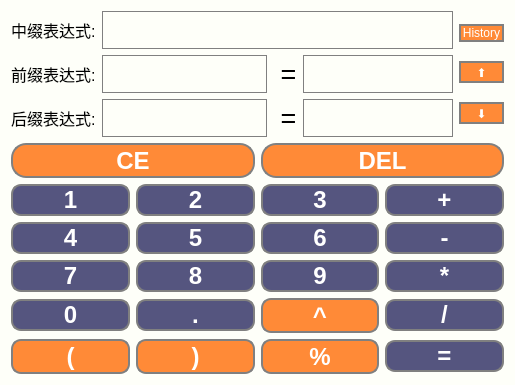
<?xml version="1.0" encoding="UTF-8"?>
<ui version="4.0">
 <class>MainWindow</class>
 <widget class="QMainWindow" name="MainWindow">
  <property name="geometry">
   <rect>
    <x>0</x>
    <y>0</y>
    <width>515</width>
    <height>345</height>
   </rect>
  </property>
  <property name="sizePolicy">
   <sizepolicy hsizetype="Expanding" vsizetype="Expanding">
    <horstretch>0</horstretch>
    <verstretch>0</verstretch>
   </sizepolicy>
  </property>
  <property name="windowTitle">
   <string>MainWindow</string>
  </property>
  <property name="styleSheet">
   <string notr="true">background-color: rgb(254, 255, 249);</string>
  </property>
  <widget class="QWidget" name="centralWidget">
   <layout class="QHBoxLayout" name="horizontalLayout_5" stretch="0,0">
    <item>
     <layout class="QVBoxLayout" name="verticalLayout_2">
      <item>
       <layout class="QHBoxLayout" name="horizontalLayout_4">
        <item>
         <layout class="QVBoxLayout" name="verticalLayout_5">
          <item>
           <widget class="QLabel" name="label_2">
            <property name="font">
             <font>
              <family>Arial</family>
              <pointsize>12</pointsize>
              <weight>9</weight>
              <italic>false</italic>
              <bold>false</bold>
             </font>
            </property>
            <property name="styleSheet">
             <string notr="true">
font: 75 12pt &quot;Arial&quot;;</string>
            </property>
            <property name="text">
             <string>中缀表达式:</string>
            </property>
           </widget>
          </item>
          <item>
           <widget class="QLabel" name="label_3">
            <property name="font">
             <font>
              <family>Arial</family>
              <pointsize>12</pointsize>
              <weight>9</weight>
              <italic>false</italic>
              <bold>false</bold>
             </font>
            </property>
            <property name="styleSheet">
             <string notr="true">font: 75 12pt &quot;Arial&quot;;</string>
            </property>
            <property name="text">
             <string>前缀表达式:</string>
            </property>
           </widget>
          </item>
          <item>
           <widget class="QLabel" name="label_4">
            <property name="font">
             <font>
              <family>Arial</family>
              <pointsize>12</pointsize>
              <weight>9</weight>
              <italic>false</italic>
              <bold>false</bold>
             </font>
            </property>
            <property name="styleSheet">
             <string notr="true">font: 75 12pt &quot;Arial&quot;;</string>
            </property>
            <property name="text">
             <string>后缀表达式:</string>
            </property>
           </widget>
          </item>
         </layout>
        </item>
        <item>
         <layout class="QVBoxLayout" name="verticalLayout">
          <item>
           <layout class="QHBoxLayout" name="horizontalLayout">
            <item>
             <widget class="QLineEdit" name="Input">
              <property name="minimumSize">
               <size>
                <width>0</width>
                <height>0</height>
               </size>
              </property>
              <property name="font">
               <font>
                <family>Adobe Arabic</family>
                <pointsize>18</pointsize>
               </font>
              </property>
              <property name="styleSheet">
               <string notr="true">QLineEdit{
	border:1px solid gray;
}</string>
              </property>
             </widget>
            </item>
           </layout>
          </item>
          <item>
           <layout class="QHBoxLayout" name="horizontalLayout_2">
            <item>
             <widget class="QLineEdit" name="preexp">
              <property name="font">
               <font>
                <family>Adobe Arabic</family>
                <pointsize>18</pointsize>
               </font>
              </property>
              <property name="styleSheet">
               <string notr="true">QLineEdit{
	border:1px solid gray;
}</string>
              </property>
             </widget>
            </item>
            <item>
             <widget class="QLabel" name="label_5">
              <property name="font">
               <font>
                <family>Arial</family>
                <pointsize>20</pointsize>
                <weight>9</weight>
                <italic>false</italic>
                <bold>false</bold>
               </font>
              </property>
              <property name="styleSheet">
               <string notr="true">font: 75 20pt &quot;Arial&quot;;</string>
              </property>
              <property name="text">
               <string> =</string>
              </property>
             </widget>
            </item>
            <item>
             <widget class="QLineEdit" name="preres">
              <property name="sizePolicy">
               <sizepolicy hsizetype="Fixed" vsizetype="Fixed">
                <horstretch>0</horstretch>
                <verstretch>0</verstretch>
               </sizepolicy>
              </property>
              <property name="minimumSize">
               <size>
                <width>150</width>
                <height>0</height>
               </size>
              </property>
              <property name="maximumSize">
               <size>
                <width>100</width>
                <height>16777215</height>
               </size>
              </property>
              <property name="font">
               <font>
                <family>Adobe Arabic</family>
                <pointsize>18</pointsize>
               </font>
              </property>
              <property name="styleSheet">
               <string notr="true">QLineEdit{

	border:1px solid gray;
}</string>
              </property>
             </widget>
            </item>
           </layout>
          </item>
          <item>
           <layout class="QHBoxLayout" name="horizontalLayout_3">
            <item>
             <widget class="QLineEdit" name="postexp">
              <property name="font">
               <font>
                <family>Adobe Arabic</family>
                <pointsize>18</pointsize>
               </font>
              </property>
              <property name="styleSheet">
               <string notr="true">QLineEdit{
	border:1px solid gray;
}</string>
              </property>
             </widget>
            </item>
            <item>
             <widget class="QLabel" name="label_6">
              <property name="font">
               <font>
                <family>Arial</family>
                <pointsize>20</pointsize>
                <weight>9</weight>
                <italic>false</italic>
                <bold>false</bold>
               </font>
              </property>
              <property name="styleSheet">
               <string notr="true">font: 75 20pt &quot;Arial&quot;;</string>
              </property>
              <property name="text">
               <string> =</string>
              </property>
             </widget>
            </item>
            <item>
             <widget class="QLineEdit" name="postres">
              <property name="minimumSize">
               <size>
                <width>150</width>
                <height>0</height>
               </size>
              </property>
              <property name="maximumSize">
               <size>
                <width>100</width>
                <height>16777215</height>
               </size>
              </property>
              <property name="sizeIncrement">
               <size>
                <width>6</width>
                <height>0</height>
               </size>
              </property>
              <property name="font">
               <font>
                <family>Adobe Arabic</family>
                <pointsize>18</pointsize>
               </font>
              </property>
              <property name="styleSheet">
               <string notr="true">QLineEdit{
	border:1px solid gray;
}</string>
              </property>
             </widget>
            </item>
           </layout>
          </item>
         </layout>
        </item>
        <item>
         <layout class="QVBoxLayout" name="verticalLayout_4">
          <item>
           <widget class="QPushButton" name="history">
            <property name="minimumSize">
             <size>
              <width>0</width>
              <height>0</height>
             </size>
            </property>
            <property name="styleSheet">
             <string notr="true">QPushButton{
	color: rgb(255, 255, 255);
	background-color: rgb(255, 138, 55);
	border-radius:20px;
	border:2px solid gray;
}</string>
            </property>
            <property name="text">
             <string>History</string>
            </property>
           </widget>
          </item>
          <item>
           <widget class="QToolButton" name="uparrow">
            <property name="sizePolicy">
             <sizepolicy hsizetype="Preferred" vsizetype="Fixed">
              <horstretch>0</horstretch>
              <verstretch>0</verstretch>
             </sizepolicy>
            </property>
            <property name="minimumSize">
             <size>
              <width>45</width>
              <height>0</height>
             </size>
            </property>
            <property name="styleSheet">
             <string notr="true">QToolButton{
	color: rgb(255, 255, 255);
	background-color: rgb(255, 138, 55);
	border-radius:20px;
	border:2px solid gray;
}

QToolButton:pressed{
	background-color: rgb(234, 58, 120);
	border-radius:20px;
	border:2px solid white;
}</string>
            </property>
            <property name="text">
             <string>⬆</string>
            </property>
           </widget>
          </item>
          <item>
           <widget class="QToolButton" name="downarrow">
            <property name="sizePolicy">
             <sizepolicy hsizetype="Preferred" vsizetype="Fixed">
              <horstretch>0</horstretch>
              <verstretch>0</verstretch>
             </sizepolicy>
            </property>
            <property name="minimumSize">
             <size>
              <width>45</width>
              <height>0</height>
             </size>
            </property>
            <property name="styleSheet">
             <string notr="true">QToolButton{
	color: rgb(255, 255, 255);
	background-color: rgb(255, 138, 55);
	border-radius:20px;
	border:2px solid gray;
}

QToolButton:pressed{
	background-color: rgb(234, 58, 120);
	border-radius:20px;
	border:2px solid white;
}</string>
            </property>
            <property name="text">
             <string>⬇</string>
            </property>
           </widget>
          </item>
         </layout>
        </item>
       </layout>
      </item>
      <item>
       <layout class="QGridLayout" name="gridLayout">
        <item row="5" column="1">
         <widget class="QToolButton" name="Btn_rbra">
          <property name="maximumSize">
           <size>
            <width>16777214</width>
            <height>16777215</height>
           </size>
          </property>
          <property name="font">
           <font>
            <family>Arial</family>
            <pointsize>18</pointsize>
            <weight>75</weight>
            <bold>true</bold>
           </font>
          </property>
          <property name="styleSheet">
           <string notr="true">QToolButton{
	color: rgb(255, 255, 255);
	background-color: rgb(255, 138, 55);
	border-radius:10px;
	border:2px solid gray;
}

QToolButton:pressed{
	background-color: rgb(234, 58, 120);
	border-radius:10px;
	border:2px solid white;
}</string>
          </property>
          <property name="text">
           <string>)</string>
          </property>
         </widget>
        </item>
        <item row="5" column="2">
         <widget class="QToolButton" name="Btn_mod">
          <property name="maximumSize">
           <size>
            <width>16777214</width>
            <height>16777215</height>
           </size>
          </property>
          <property name="font">
           <font>
            <family>Arial</family>
            <pointsize>18</pointsize>
            <weight>75</weight>
            <bold>true</bold>
           </font>
          </property>
          <property name="styleSheet">
           <string notr="true">QToolButton{
	color: rgb(255, 255, 255);
	background-color: rgb(255, 138, 55);
	border-radius:10px;
	border:2px solid gray;
}

QToolButton:pressed{
	background-color: rgb(234, 58, 120);
	border-radius:10px;
	border:2px solid white;
}</string>
          </property>
          <property name="text">
           <string>%</string>
          </property>
         </widget>
        </item>
        <item row="5" column="3">
         <widget class="QPushButton" name="Btn_cal">
          <property name="font">
           <font>
            <family>Arial</family>
            <pointsize>18</pointsize>
            <weight>75</weight>
            <bold>true</bold>
           </font>
          </property>
          <property name="styleSheet">
           <string notr="true">QPushButton{
	color: rgb(255, 255, 255);
	background-color: rgb(85, 85, 127);
	border-radius:10px;
	border:2px solid gray;
}

QPushButton:pressed{
	background-color: rgb(254, 173, 143);
	border-radius:10px;
	border:2px solid white;
}</string>
          </property>
          <property name="text">
           <string>=</string>
          </property>
         </widget>
        </item>
        <item row="3" column="3">
         <widget class="QPushButton" name="Btn_mult">
          <property name="font">
           <font>
            <family>Arial</family>
            <pointsize>18</pointsize>
            <weight>75</weight>
            <bold>true</bold>
           </font>
          </property>
          <property name="styleSheet">
           <string notr="true">QPushButton{
	color: rgb(255, 255, 255);
	background-color: rgb(85, 85, 127);
	border-radius:10px;
	border:2px solid gray;
}

QPushButton:pressed{
	background-color: rgb(254, 173, 143);
	border-radius:10px;
	border:2px solid white;
}</string>
          </property>
          <property name="text">
           <string>*</string>
          </property>
         </widget>
        </item>
        <item row="3" column="2">
         <widget class="QPushButton" name="Btn9">
          <property name="font">
           <font>
            <family>Arial</family>
            <pointsize>18</pointsize>
            <weight>75</weight>
            <bold>true</bold>
           </font>
          </property>
          <property name="styleSheet">
           <string notr="true">QPushButton{
	color: rgb(255, 255, 255);
		background-color: rgb(85, 85, 127);
	border-radius:10px;
	border:2px solid gray;
}

QPushButton:pressed{
	background-color: rgb(254, 173, 143);
	border-radius:10px;
	border:2px solid white;
}</string>
          </property>
          <property name="text">
           <string>9</string>
          </property>
         </widget>
        </item>
        <item row="4" column="0">
         <widget class="QPushButton" name="Btn0">
          <property name="font">
           <font>
            <family>Arial</family>
            <pointsize>18</pointsize>
            <weight>75</weight>
            <bold>true</bold>
           </font>
          </property>
          <property name="styleSheet">
           <string notr="true">QPushButton{
	color: rgb(255, 255, 255);
	background-color: rgb(85, 85, 127);
	border-radius:10px;
	border:2px solid gray;
}

QPushButton:pressed{
	background-color: rgb(254, 173, 143);
	border-radius:10px;
	border:2px solid white;
}</string>
          </property>
          <property name="text">
           <string>0</string>
          </property>
         </widget>
        </item>
        <item row="4" column="3">
         <widget class="QPushButton" name="Btn_div">
          <property name="font">
           <font>
            <family>Arial</family>
            <pointsize>18</pointsize>
            <weight>75</weight>
            <bold>true</bold>
           </font>
          </property>
          <property name="styleSheet">
           <string notr="true">QPushButton{
	color: rgb(255, 255, 255);
		background-color: rgb(85, 85, 127);
	border-radius:10px;
	border:2px solid gray;
}

QPushButton:pressed{
	background-color: rgb(254, 173, 143);
	border-radius:10px;
	border:2px solid white;
}</string>
          </property>
          <property name="text">
           <string>/</string>
          </property>
         </widget>
        </item>
        <item row="4" column="2">
         <widget class="QToolButton" name="Btn_pow">
          <property name="maximumSize">
           <size>
            <width>16777214</width>
            <height>16777215</height>
           </size>
          </property>
          <property name="font">
           <font>
            <family>Arial</family>
            <pointsize>18</pointsize>
            <weight>75</weight>
            <bold>true</bold>
           </font>
          </property>
          <property name="styleSheet">
           <string notr="true">QToolButton{
	color: rgb(255, 255, 255);
	background-color: rgb(255, 138, 55);
	border-radius:10px;
	border:2px solid gray;
}

QToolButton:pressed{
	background-color: rgb(234, 58, 120);
	border-radius:10px;
	border:2px solid white;
}</string>
          </property>
          <property name="text">
           <string>^</string>
          </property>
         </widget>
        </item>
        <item row="5" column="0">
         <widget class="QToolButton" name="Btn_lbra">
          <property name="maximumSize">
           <size>
            <width>16777214</width>
            <height>16777215</height>
           </size>
          </property>
          <property name="font">
           <font>
            <family>Arial</family>
            <pointsize>18</pointsize>
            <weight>75</weight>
            <bold>true</bold>
           </font>
          </property>
          <property name="styleSheet">
           <string notr="true">QToolButton{
	color: rgb(255, 255, 255);
	background-color: rgb(255, 138, 55);
	border-radius:10px;
	border:2px solid gray;
}

QToolButton:pressed{
	background-color: rgb(234, 58, 120);
	border-radius:10px;
	border:2px solid white;
}</string>
          </property>
          <property name="text">
           <string>(</string>
          </property>
         </widget>
        </item>
        <item row="4" column="1">
         <widget class="QPushButton" name="Btn_dot">
          <property name="maximumSize">
           <size>
            <width>16777215</width>
            <height>16777215</height>
           </size>
          </property>
          <property name="font">
           <font>
            <family>Arial</family>
            <pointsize>18</pointsize>
            <weight>75</weight>
            <bold>true</bold>
           </font>
          </property>
          <property name="styleSheet">
           <string notr="true">QPushButton{
	color: rgb(255, 255, 255);
	background-color: rgb(85, 85, 127);
	border-radius:10px;
	border:2px solid gray;
}

QPushButton:pressed{
	background-color: rgb(254, 173, 143);
	border-radius:10px;
	border:2px solid white;
}</string>
          </property>
          <property name="text">
           <string>.</string>
          </property>
         </widget>
        </item>
        <item row="0" column="0" colspan="2">
         <widget class="QToolButton" name="Btn_clear">
          <property name="maximumSize">
           <size>
            <width>16777214</width>
            <height>16777215</height>
           </size>
          </property>
          <property name="font">
           <font>
            <family>Arial</family>
            <pointsize>18</pointsize>
            <weight>75</weight>
            <bold>true</bold>
           </font>
          </property>
          <property name="styleSheet">
           <string notr="true">QToolButton{
	color: rgb(255, 255, 255);
	background-color: rgb(255, 138, 55);
	border-radius:15px;
	border:2px solid gray;
}

QToolButton:pressed{
	background-color: rgb(234, 58, 120);
	border-radius:15px;
	border:2px solid white;
}</string>
          </property>
          <property name="text">
           <string>CE</string>
          </property>
         </widget>
        </item>
        <item row="0" column="2" colspan="2">
         <widget class="QToolButton" name="Btn_del">
          <property name="maximumSize">
           <size>
            <width>16777214</width>
            <height>16777215</height>
           </size>
          </property>
          <property name="font">
           <font>
            <family>Arial</family>
            <pointsize>18</pointsize>
            <weight>75</weight>
            <bold>true</bold>
           </font>
          </property>
          <property name="styleSheet">
           <string notr="true">QToolButton{
	background-color: rgb(255, 138, 55);
	color: rgb(255, 255, 255);
	border-radius:15px;
	border:2px solid gray;
}

QToolButton:pressed{
	background-color: rgb(234, 58, 120);
	border-radius:15px;
	border:2px solid white;
}</string>
          </property>
          <property name="text">
           <string>DEL</string>
          </property>
         </widget>
        </item>
        <item row="1" column="3">
         <widget class="QPushButton" name="Btn_plus">
          <property name="font">
           <font>
            <family>Arial</family>
            <pointsize>18</pointsize>
            <weight>75</weight>
            <bold>true</bold>
           </font>
          </property>
          <property name="styleSheet">
           <string notr="true">QPushButton{
	color: rgb(255, 255, 255);
	background-color: rgb(85, 85, 127);
	border-radius:10px;
	border:2px solid gray;
}

QPushButton:pressed{
	background-color: rgb(254, 173, 143);
	border-radius:10px;
	border:2px solid white;
}</string>
          </property>
          <property name="text">
           <string>+</string>
          </property>
         </widget>
        </item>
        <item row="1" column="2">
         <widget class="QPushButton" name="Btn3">
          <property name="font">
           <font>
            <family>Arial</family>
            <pointsize>18</pointsize>
            <weight>75</weight>
            <bold>true</bold>
           </font>
          </property>
          <property name="styleSheet">
           <string notr="true">QPushButton{
	background-color: rgb(85, 85, 127);
	color: rgb(255, 255, 255);
	border-radius:10px;
	border:2px solid gray;
}

QPushButton:pressed{
	background-color: rgb(254, 173, 143);
	border-radius:10px;
	border:2px solid white;
}</string>
          </property>
          <property name="text">
           <string>3</string>
          </property>
         </widget>
        </item>
        <item row="1" column="1">
         <widget class="QPushButton" name="Btn2">
          <property name="font">
           <font>
            <family>Arial</family>
            <pointsize>18</pointsize>
            <weight>75</weight>
            <bold>true</bold>
           </font>
          </property>
          <property name="styleSheet">
           <string notr="true">QPushButton{
	color: rgb(255, 255, 255);
	background-color: rgb(85, 85, 127);
	border-radius:10px;
	border:2px solid gray;
}

QPushButton:pressed{
	background-color: rgb(254, 173, 143);
	border-radius:10px;
	border:2px solid white;
}</string>
          </property>
          <property name="text">
           <string>2</string>
          </property>
         </widget>
        </item>
        <item row="2" column="2">
         <widget class="QPushButton" name="Btn6">
          <property name="font">
           <font>
            <family>Arial</family>
            <pointsize>18</pointsize>
            <weight>75</weight>
            <bold>true</bold>
           </font>
          </property>
          <property name="styleSheet">
           <string notr="true">QPushButton{
	color: rgb(255, 255, 255);
	background-color: rgb(85, 85, 127);
	border-radius:10px;
	border:2px solid gray;
}

QPushButton:pressed{
	background-color: rgb(254, 173, 143);
	border-radius:10px;
	border:2px solid white;
}</string>
          </property>
          <property name="text">
           <string>6</string>
          </property>
         </widget>
        </item>
        <item row="3" column="0">
         <widget class="QPushButton" name="Btn7">
          <property name="font">
           <font>
            <family>Arial</family>
            <pointsize>18</pointsize>
            <weight>75</weight>
            <bold>true</bold>
           </font>
          </property>
          <property name="styleSheet">
           <string notr="true">QPushButton{
	color: rgb(255, 255, 255);
	background-color: rgb(85, 85, 127);
	border-radius:10px;
	border:2px solid gray;
}

QPushButton:pressed{
	background-color: rgb(254, 173, 143);
	border-radius:10px;
	border:2px solid white;
}</string>
          </property>
          <property name="text">
           <string>7</string>
          </property>
         </widget>
        </item>
        <item row="2" column="1">
         <widget class="QPushButton" name="Btn5">
          <property name="font">
           <font>
            <family>Arial</family>
            <pointsize>18</pointsize>
            <weight>75</weight>
            <bold>true</bold>
           </font>
          </property>
          <property name="styleSheet">
           <string notr="true">QPushButton{
	color: rgb(255, 255, 255);
	background-color: rgb(85, 85, 127);
	border-radius:10px;
	border:2px solid gray;
}

QPushButton:pressed{
	background-color: rgb(254, 173, 143);
	border-radius:10px;
	border:2px solid white;
}</string>
          </property>
          <property name="text">
           <string>5</string>
          </property>
         </widget>
        </item>
        <item row="2" column="0">
         <widget class="QPushButton" name="Btn4">
          <property name="font">
           <font>
            <family>Arial</family>
            <pointsize>18</pointsize>
            <weight>75</weight>
            <bold>true</bold>
           </font>
          </property>
          <property name="styleSheet">
           <string notr="true">QPushButton{
	color: rgb(255, 255, 255);
	background-color: rgb(85, 85, 127);
	border-radius:10px;
	border:2px solid gray;
}

QPushButton:pressed{
	background-color: rgb(254, 173, 143);
	border-radius:10px;
	border:2px solid white;
}</string>
          </property>
          <property name="text">
           <string>4</string>
          </property>
         </widget>
        </item>
        <item row="2" column="3">
         <widget class="QPushButton" name="Btn_sub">
          <property name="font">
           <font>
            <family>Arial</family>
            <pointsize>18</pointsize>
            <weight>75</weight>
            <bold>true</bold>
           </font>
          </property>
          <property name="styleSheet">
           <string notr="true">QPushButton{
	color: rgb(255, 255, 255);
		background-color: rgb(85, 85, 127);
	border-radius:10px;
	border:2px solid gray;
}

QPushButton:pressed{
	background-color: rgb(254, 173, 143);
	border-radius:10px;
	border:2px solid white;
}</string>
          </property>
          <property name="text">
           <string>-</string>
          </property>
         </widget>
        </item>
        <item row="3" column="1">
         <widget class="QPushButton" name="Btn8">
          <property name="font">
           <font>
            <family>Arial</family>
            <pointsize>18</pointsize>
            <weight>75</weight>
            <bold>true</bold>
           </font>
          </property>
          <property name="styleSheet">
           <string notr="true">QPushButton{
	color: rgb(255, 255, 255);
	background-color: rgb(85, 85, 127);
	border-radius:10px;
	border:2px solid gray;
}

QPushButton:pressed{
	background-color: rgb(254, 173, 143);
	border-radius:10px;
	border:2px solid white;
}</string>
          </property>
          <property name="text">
           <string>8</string>
          </property>
         </widget>
        </item>
        <item row="1" column="0">
         <widget class="QPushButton" name="Btn1">
          <property name="font">
           <font>
            <family>Arial</family>
            <pointsize>18</pointsize>
            <weight>75</weight>
            <bold>true</bold>
           </font>
          </property>
          <property name="styleSheet">
           <string notr="true">QPushButton{
	color: rgb(255, 255, 255);
	background-color: rgb(85, 85, 127);
	border-radius:10px;
	border:2px solid gray;
}

QPushButton:pressed{
	background-color: rgb(254, 173, 143);
	border-radius:10px;
	border:2px solid white;
}</string>
          </property>
          <property name="text">
           <string>1</string>
          </property>
         </widget>
        </item>
       </layout>
      </item>
     </layout>
    </item>
    <item>
     <layout class="QVBoxLayout" name="historyLayout"/>
    </item>
   </layout>
  </widget>
 </widget>
 <layoutdefault spacing="6" margin="11"/>
 <resources/>
 <connections/>
</ui>
